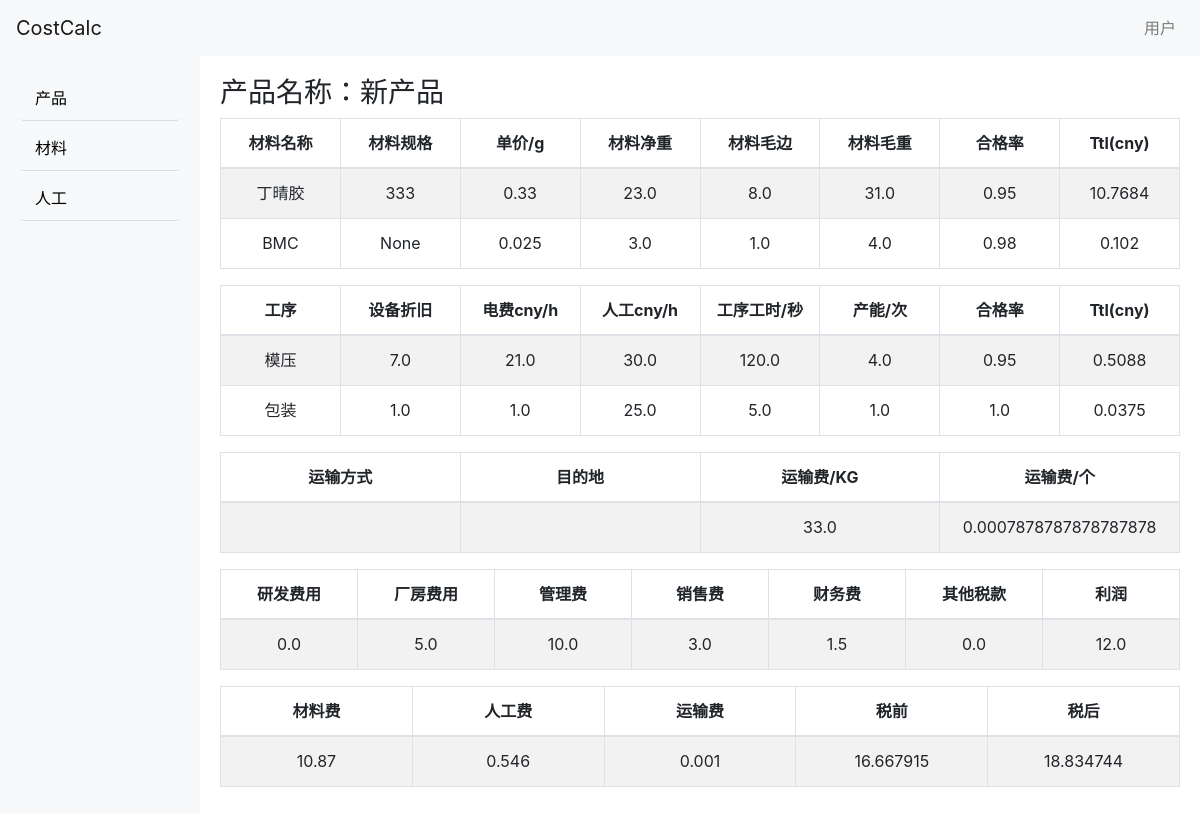
Page /product/1/detail on the committed database.
### costcalc/models.py (models this page shows, shortened)
class Product(db.Model):
    id = db.Column(db.Integer, primary_key=True)
    name = db.Column(db.String(20), nullable=False)
    user_id = db.Column(db.Integer, db.ForeignKey('user.id')) #定义外键：product表相对于user表为多侧
    user = db.relationship('User', back_populates='products')
    materials = db.relationship('ProductMaterial') #定义关系属性：product表相对于这两张表为一侧
    labors = db.relationship('ProductLabor') #这两张表为中间表，用来构建多对多关系
    trans_method = db.Column(db.String(20),  nullable=True)
    trans_dest = db.Column(db.String(20),  nullable=True)
    trans_cost_kg = db.Column(db.Float, default=1.0)
    dev_coef = db.Column(db.Float, default=0.0)
    fac_coef = db.Column(db.Float, default=5.0)
    admin_coef = db.Column(db.Float, default=10.0)
    sale_coef = db.Column(db.Float, default=3.0)
    finance_coef = db.Column(db.Float, default=1.5)
    tax_coef = db.Column(db.Float, default=0.0)
    profit_coef = db.Column(db.Float, default=12.0)
    @property # 原材料费
    def material_cost(self):
       return sum(pm.ttl for pm in self.materials)
    @property # 人工费
    def labor_cost(self):
        return sum(pl.ttl for pl in self.labors)
    @property # 运输费
    def trans_cost(self):
        total_net_weight = sum(pm.net_weight for pm in self.materials)
        cost = total_net_weight/1000/self.trans_cost_kg
        return cost
    @property # 未税价
    def pre_tax_cost(self):
        cost = self.material_cost + self.labor_cost + self.trans_cost
        coef = self.dev_coef + self.fac_coef + self.admin_coef + self.sale_coef + self.finance_coef + self.tax_coef + self.profit_coef
        return cost/((100-coef)/100)
    @property # 含税价
    def post_tax_cost(self):
        return self.pre_tax_cost*1.13
    @property
    def materials_dict(self):
        return [
            {
                '材料名称': pm.material.name,
                '材料规格': pm.material.spec,
                '单价/g': pm.material.unit_price,
                '材料净重': pm.net_weight,
                '材料毛边': pm.gross_weight,
                '材料毛重': pm.total_weight,
                '合格率': pm.qualification_rate,
                'TTL(CNY)': round(pm.ttl, 4)
            }
            for pm in self.materials
        ]
    @property
    def labors_dict(self):
        return [
            {
                '工序': pl.labor.name,
                '设备折旧': pl.labor.deprec_cost,
                '电费CNY/H': pl.labor.elec_cost,
                '人工CNY/H': pl.labor.labor_cost,
                '工序工时/秒': pl.process_time,
                '产能/次': pl.capacity,
                '合格率': pl.qualification_rate,
                'TTL(CNY)': round(pl.ttl, 4)
            }
            for pl in self.labors
        ]
    @property
    def trans_dict(self):
        return {
            '运输方式': self.trans_method,
            '目的地': self.trans_dest,
            '运输费/KG': self.trans_cost_kg,
            '运输费/个': self.trans_cost
        }
    @property
    def coef_dict(self):
        return {
            '研发费用': self.dev_coef,
            '厂房费用': self.fac_coef,
            '管理费': self.admin_coef,
            '销售费': self.sale_coef,
            '财务费': self.finance_coef,
            '其他税款': self.tax_coef,
            '利润': self.profit_coef
        }
    @property
    def cost_dict(self):
        return {
            '材料费': round(self.material_cost, 3),
            '人工费': round(self.labor_cost, 3),
            '运输费': round(self.trans_cost, 3),
            '税前': round(self.pre_tax_cost, 6),
            '税后': round(self.post_tax_cost, 6)
        }

class Material(db.Model):
    id = db.Column(db.Integer, primary_key=True)
    name = db.Column(db.String(20), nullable=False)
    spec = db.Column(db.String(20))
    unit_price = db.Column(db.Float, default = 0.0)

class ProductMaterial(db.Model):
    product_id = db.Column(db.Integer, db.ForeignKey('product.id'), primary_key=True)
    material_id = db.Column(db.Integer, db.ForeignKey('material.id'), primary_key=True)
    material = db.relationship('Material') #这两行是多对一关系的写法
    net_weight = db.Column(db.Float, default = 0.0)
    gross_weight = db.Column(db.Float, default = 0.0)
    qualification_rate = db.Column(db.Float, default = 1.0)
    @property
    def total_weight(self):
        return self.net_weight + self.gross_weight
    @property
    def ttl(self):
        return self.total_weight * self.material.unit_price / self.qualification_rate

class Labor(db.Model):
    id = db.Column(db.Integer, primary_key=True)
    name = db.Column(db.String(20), nullable=False)
    deprec_cost = db.Column(db.Float, default = 0.0)
    elec_cost = db.Column(db.Float, default = 0.0)
    labor_cost = db.Column(db.Float, default = 0.0)

class ProductLabor(db.Model):
    product_id = db.Column(db.Integer, db.ForeignKey('product.id'), primary_key=True)
    labor_id = db.Column(db.Integer, db.ForeignKey('labor.id'), primary_key=True)
    labor = db.relationship('Labor')
    process_time = db.Column(db.Float, default = 0.0)
    capacity = db.Column(db.Float, default = 0.0)
    qualification_rate = db.Column(db.Float, default = 1.0)
    @property
    def ttl(self):
        sl = self.labor
        return (sl.deprec_cost + sl.elec_cost + sl.labor_cost)* self.process_time /3600/self.capacity/self.qualification_rate

### costcalc/blueprints/products.py (the view)
@products_bp.route('/product/<int:product_id>/detail')
def detail_product(product_id):
    product = Product.query.get_or_404(product_id)
    return render_template('products/detail_product.html', product = product)

### costcalc/templates/products/detail_product.html
{% extends 'base.html' %}
{% macro render_dynamic_table(data) %}
    {% if data %}
        <table class="table table-bordered table-striped">
            <thead>
                {{ render_table_head(data[0]) }}
            </thead>
            <tbody>
                {% for item in data %}
                    {{ render_table_row(item) }}
                {% endfor %}
            </tbody>
        </table>
    {% else %}
        <p>No data available.</p>
    {% endif %}
{% endmacro %}
{% macro render_table_head(item) %}
    <tr>
        {% for key in item.keys() %}
            <th>{{ key | capitalize }}</th>
        {% endfor %}
    </tr>
{% endmacro %}
{% macro render_table_row(item) %}
    <tr>
        {% for key, value in item.items() %}
            <td>{{ value }}</td>
        {% endfor %}
    </tr>
{% endmacro %}
{% macro render_dict_horizontal_table(data) %}
    {% if data %}
        <table class="table table-bordered table-striped">
            <thead>
                <tr>
                    {% for key in data.keys() %}
                        <th>{{ key }}</th>
                    {% endfor %}
                </tr>
            </thead>
            <tbody>
                <tr>
                    {% for value in data.values() %}
                        <td>{{ value }}</td>
                    {% endfor %}
                </tr>
            </tbody>
        </table>
    {% else %}
        <p>No data available.</p>
    {% endif %}
{% endmacro %}
{% block content %}
<h3>产品名称：{{ product.name}}</h3>
{{ render_dynamic_table(product.materials_dict) }}
{{ render_dynamic_table(product.labors_dict) }}
{{ render_dict_horizontal_table(product.trans_dict) }}
{{ render_dict_horizontal_table(product.coef_dict) }}
{{ render_dict_horizontal_table(product.cost_dict)}}
{% endblock %}

### costcalc/templates/base.html (shortened to what this page needs)
<!DOCTYPE html>
<html lang="en">
<head>
    <link href="{{ url_for('static', filename='css/bootstrap.min.css') }}" rel="stylesheet">
    <link href="{{ url_for('static', filename='css/mermaid.min.css') }}" rel="stylesheet">
    <link href="{{ url_for('static', filename='css/style.css') }}" rel="stylesheet">
</head>
<body>
    <nav class="navbar navbar-expand-lg navbar-light bg-light">
        <a class="navbar-brand" href="{{ url_for('products.index') }}">CostCalc</a>
        <div class="collapse navbar-collapse justify-content-end">
            <ul class="navbar-nav">
                <li class="nav-item">
                    <a class="nav-link" href="{{ url_for('auth.login') }}">用户</a>
                </li>
            </ul>
        </div>
    </nav>
    <div class="container-flex">
        <div class="sidebar">
            <ul class="nav flex-column">
                <li class="nav-item">
                    <a class="nav-link nav-link-custom" href="{{ url_for('products.manage_product') }}">产品</a>
                </li>
                <li class="nav-item">
                    <a class="nav-link nav-link-custom" href="{{ url_for('resources.manage_material') }}">材料</a>
                </li>
                <li class="nav-item">
                    <a class="nav-link nav-link-custom" href="{{ url_for('resources.manage_labor') }}">人工</a>
                </li>
            </ul>
        </div>
        <div class="content">
            {% block content %}{% endblock %}
        </div>
    </div>
</body>
</html>

### costcalc/static/css/style.css (style rules this page uses)
body { display: flex; min-height: 100vh; flex-direction: column; }
.container-flex { flex: 1; display: flex; }
.sidebar { width: 200px; background-color: #f8f9fa; padding: 20px; }
.content { flex: 1; padding: 20px; }
.nav-link-custom { display: block; padding: 10px 15px; margin-bottom: 5px; color: #000000; border-bottom: 1px solid #ddd; border-radius: 4px; text-align: start; text-decoration: none; transition: background-color 0.3s, color 0.3s; }
table { width: 100%; table-layout: fixed; }
th, td { width: 100px !important; height: 50px !important; text-align: center; vertical-align: middle; }

### rows in the picture
Product: name "新产品", trans_cost_kg "33.0", dev_coef "0.0", fac_coef "5.0", admin_coef "10.0", sale_coef "3.0", finance_coef "1.5", tax_coef "0.0", profit_coef "12.0"
Material: name "丁晴胶", spec "333", unit_price "0.33"
ProductMaterial: net_weight "23.0", gross_weight "8.0", qualification_rate "0.95"
Material: name "BMC", unit_price "0.025"
ProductMaterial: net_weight "3.0", gross_weight "1.0", qualification_rate "0.98"
Labor: name "模压", deprec_cost "7.0", elec_cost "21.0", labor_cost "30.0"
ProductLabor: process_time "120.0", capacity "4.0", qualification_rate "0.95"
Labor: name "包装", deprec_cost "1.0", elec_cost "1.0", labor_cost "25.0"
ProductLabor: process_time "5.0", capacity "1.0", qualification_rate "1.0"

### other values in the picture
{{ key | capitalize }} "材料名称" "材料规格" "单价/g" "材料净重" "材料毛边" "材料毛重" "合格率" "Ttl(cny)" "工序" "设备折旧" "电费cny/h" "人工cny/h" "工序工时/秒" "产能/次" "合格率" "Ttl(cny)"
{{ value }} "31.0" "10.7684" "None" "4.0" "0.102" "0.5088" "0.0375"
{{ key }} "运输方式" "目的地" "运输费/KG" "运输费/个" "研发费用" "厂房费用" "管理费" "销售费" "财务费" "其他税款" "利润" "材料费" "人工费" "运输费" "税前" "税后"
{{ value }} "0.0007878787878787878" "10.87" "0.546" "0.001" "16.667915" "18.834744"
